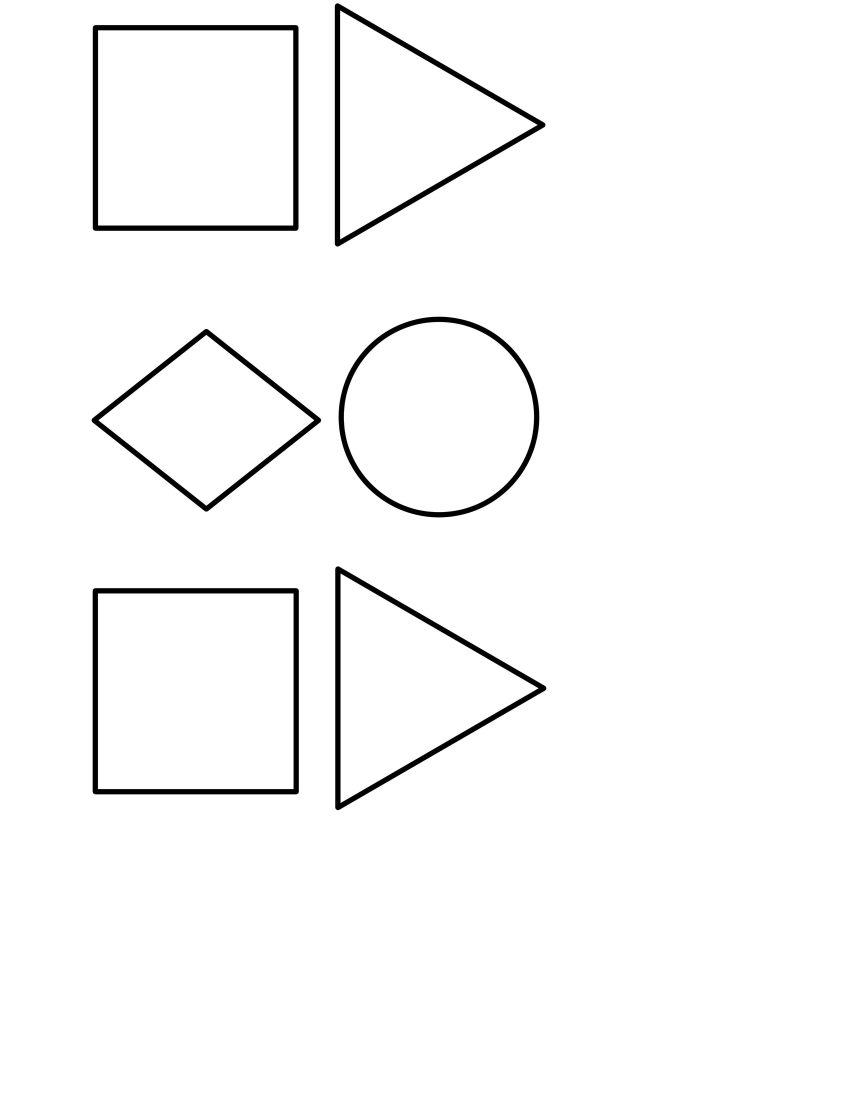
#> input picture Python/OpenCV/DL/Pics/BunchaShapes.jpeg, 2550 x 3300 px (shown at 1/3 size)
$ python sortingContoursSide.py
#> lines starting #> are read from the running program, lines starting #| are printed output that depends on the picture; after the words box and inside, x2 and y2 are one past the last pixel; in counts of white or black regions, pixels touching at a corner belong together
### Python/OpenCV/DL/sortingContours.py
#! /usr/bin/python3

import numpy as np
import cv2

image = cv2.imread( "Pics/BunchaShapes.jpeg" );
#> image is the input picture: shape (3300, 2550, 3); min 0, max 255, mean 249

image = cv2.resize( image, ( 512, 512 ) );
#> image: shape (512, 512, 3)

# Create a Black image with same dimensions as loaded image;
black = np.zeros( ( image.shape[ 0 ], image.shape[ 1 ], 3 ) );

# Create a copy of $image;
original = image.copy();

gray = cv2.cvtColor( image, cv2.COLOR_BGR2GRAY );

# Find Canny Edges;
edges = cv2.Canny( gray, 50, 200 );
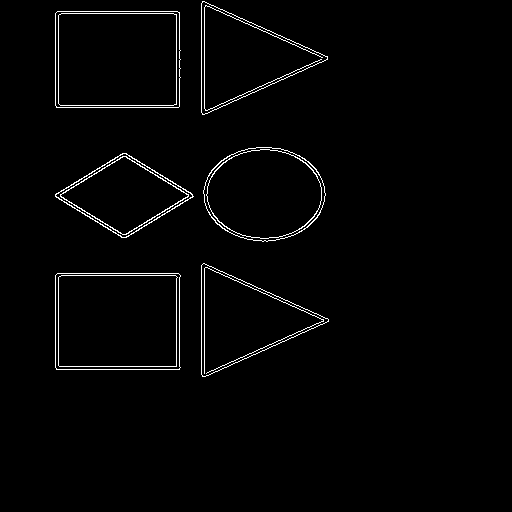
#> edges: shape (512, 512); 1.8% white in thin lines or dots, all inside (x1, y1, x2, y2) = (55, 1, 329, 377)

# Find contours and print out the number;
contours, heirarchy = cv2.findContours( edges.copy(), cv2.RETR_EXTERNAL, cv2.CHAIN_APPROX_NONE );
#> contours = 6 contours; box (x1, y1, x2, y2) and area: (55, 273, 181, 370) 11903, (55, 11, 181, 108) 11902, (203, 147, 326, 242) 8894, (201, 263, 329, 377) 7467, (201, 1, 328, 115) 7405, (55, 153, 194, 238) 6072
# print( "Number of Contours found: " + str( len( contours ) ));

# Draw All Contours;
# cv2.drawContours( black, contours, -1, ( 0, 255, 0 ), 3 );

# Draw All Contours over black image;
# cv2.drawContours( black, contours, -1, ( 0, 255, 0 ), 3 );

# cv2.imshow( "Original", original );
# cv2.imshow( "Canny Edges", edges  );
# cv2.imshow( "Contours", image  );
# cv2.imshow( "Contours over black", black );

# cv2.waitKey( 0 );
# cv2.destroyAllWindows();

### Python/OpenCV/DL/sortingContourArea.py
#! /usr/bin/python3

import cv2
import numpy as np
from sortingContours import contours

def get_area( contours ):
    # Returs area of all contours as list;
    all_areas = []

    for cnt in contours:
        area = cv2.contourArea( cnt );
        all_areas.append( area );
        return all_areas;
#> this loop made 1 pass
#> area on pass 1: 11903
#> after the loop, all_areas = [11903]

# Load Image;
image = cv2.imread( "Pics/BunchaShapes.jpeg" );
image = cv2.resize( image, ( 512, 512 ) );

original = image.copy();

# Print contours before sorting;
print( "Areas before sorting: ", get_area( contours ) );
#| Areas before sorting:  [11903.0]

# Sort Contours large to small;
sorted_contours = sorted( contours, key = cv2.contourArea, reverse = True );    # $reverse = False; means opposite;
#> sorted_contours has the same summary as contours
#> the loop in get_area, `for cnt in contours:` made 1 pass

print( "Areas after sorting: ", get_area( sorted_contours ) );
#| Areas after sorting:  [11903.0]

# Iterate over contours to draw one at a time;
for c in sorted_contours:
    cv2.drawContours( original, [ c ], -1, ( 255, 0, 0 ), 3 );

    cv2.waitKey( 0 );
    cv2.imshow( "Contours By Area", original );
#> this loop made 6 passes
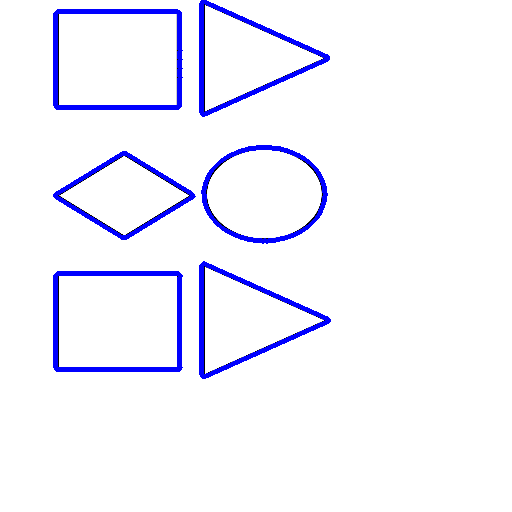
#> original: shape (512, 512, 3); mean B, G, R 254.1, 243.4, 243.4

cv2.waitKey( 0 );
cv2.destroyAllWindows();

### Python/OpenCV/DL/sortingContoursSide.py
#! /usr/bin/python3

import numpy as np
import cv2
import sortingContours
import sortingContourArea
from sortingContours import *

def x_cord_contour( contours ):
    # Returns the X Coordinate for the contour centroid;
    if cv2.contourArea( contours ) > 10:
        M = cv2.moments( contours );

        return ( int( M[ 'm10' ] / M[ 'm00' ] ) )

def label_contour_center( image, c ):
    # Places a red circle on the centers of contours;
    M = cv2.moments( c );

    cx = int( M['m10'] / M['m00'] );
    cy = int( M['m01'] / M['m00'] );

    # Draw the contour number on the image;
    cv2.circle( image, ( cx, cy ), 10, ( 0, 0, 255 ), -1 );
    return image;

# Compute Center of Mass or centroids and draw them on our image;
for ( i, c ) in enumerate( contours ):
    orig = label_contour_center( image, c );
#> this loop made 6 passes
#> (cx in label_contour_center, cy in label_contour_center) on passes 1 to 6: (117, 321), (244, 319), (123, 195), (263, 193), (117, 59), (243, 57)
#> pass 2, `orig = label_contour_center( image, c );`:
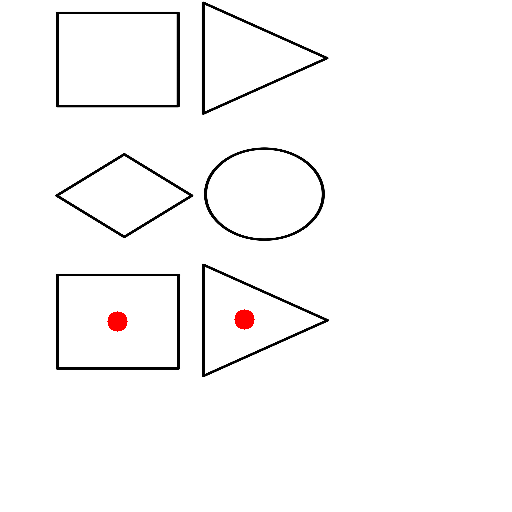
#> orig: shape (512, 512, 3); mean B, G, R 248.5, 248.5, 249.1
#> pass 3, `orig = label_contour_center( image, c );`:
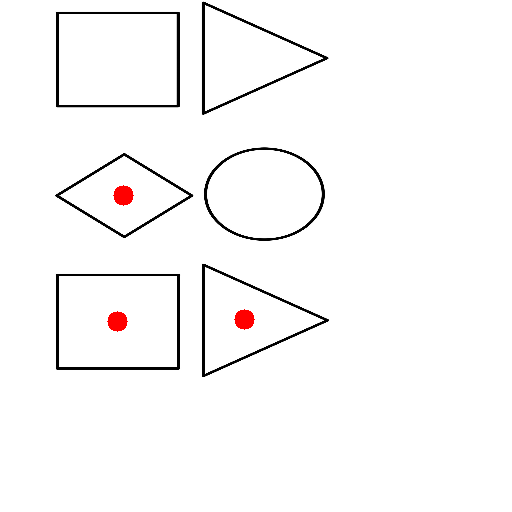
#> orig: shape (512, 512, 3); 0.12% of pixels changed, all inside (x1, y1, x2, y2) = (113, 185, 134, 206)

cv2.imshow( "4 - Contour Centers", image );

contours_left_to_right = sorted( contours, key = x_cord_contour, reverse = False );
#> in x_cord_contour, `M = cv2.moments( contours );`: M = moments, m00 11903, centre m10/m00, m01/m00 = (117, 321)
#> contours_left_to_right has the same summary as contours

# Labeling Contours Left to Right;
for ( i, c ) in enumerate( contours_left_to_right ):
    cv2.drawContours( original, [c], -1, ( 0, 0, 255 ), 3 );

    M = cv2.moments( c );

    cx = int( M['m10'] / M['m00'] );
    cy = int( M['m01'] / M['m00'] );

    cv2.putText( original, str( i + 1 ), ( cx, cy ), cv2.FONT_HERSHEY_SIMPLEX, 1, ( 0, 255, 0 ), 2 );

    cv2.imshow( "6 - Left to Right Contour", original );
    cv2.waitKey( 0 );

    ( x, y, w, h ) = cv2.boundingRect( c );

    # Crop each contour and save the image;
    cropped_contour = original[ y : y + h, x : x + w ];

    image_name = "Pics/output_shape_number_" + str( i + 1 ) + ".jpg";
    print( image_name );

    cv2.imwrite( image_name, cropped_contour );
#> this loop made 6 passes
#> (cx, cy, x, y, w, h, image_name) on passes 1 to 6: (117, 321, 55, 273, 126, 97, 'Pics/output_shape_number_1.jpg'), (117, 59, 55, 11, 126, 97, 'Pics/output_shape_number_2.jpg'), (123, 195, 55, 153, 139, 85, 'Pics/output_shape_number_3.jpg'), (243, 57, 201, 1, 127, 114, 'Pics/output_shape_number_4.jpg'), (244, 319, 201, 263, 128, 114, 'Pics/output_shape_number_5.jpg'), (263, 193, 203, 147, 123, 95, 'Pics/output_shape_number_6.jpg')
#| Pics/output_shape_number_1.jpg
#| Pics/output_shape_number_2.jpg
#| Pics/output_shape_number_3.jpg
#| Pics/output_shape_number_4.jpg
#| Pics/output_shape_number_5.jpg
#| Pics/output_shape_number_6.jpg
#> pass 1, `cv2.imshow( "6 - Left to Right Contour", original );`:
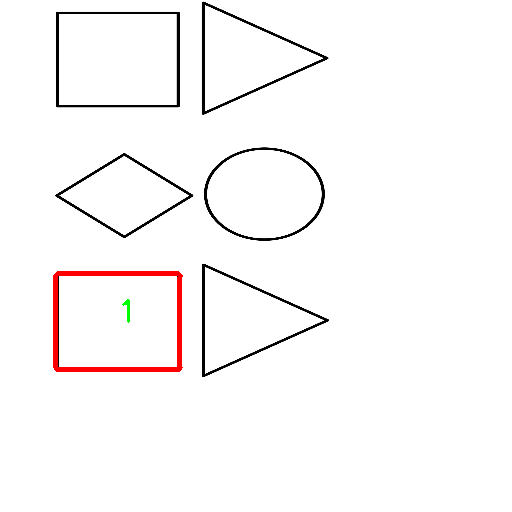
#> window '6 - Left to Right Contour': shape (512, 512, 3); mean B, G, R 248, 248, 250.1
#> pass 1, `cropped_contour = original[ y : y + h, x : x + w ];`:
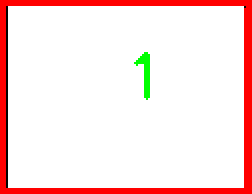
#> cropped_contour: shape (97, 126, 3) (shown 2 times larger); mean B, G, R 222.3, 224, 251.3
#> after the loop:
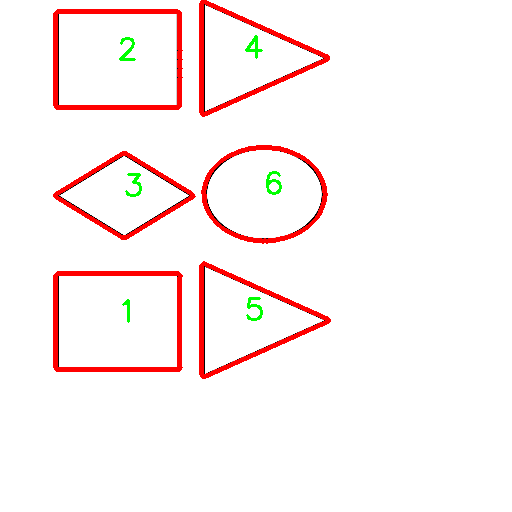
#> original: shape (512, 512, 3); mean B, G, R 242.5, 243.4, 253.2

cv2.destroyAllWindows();
